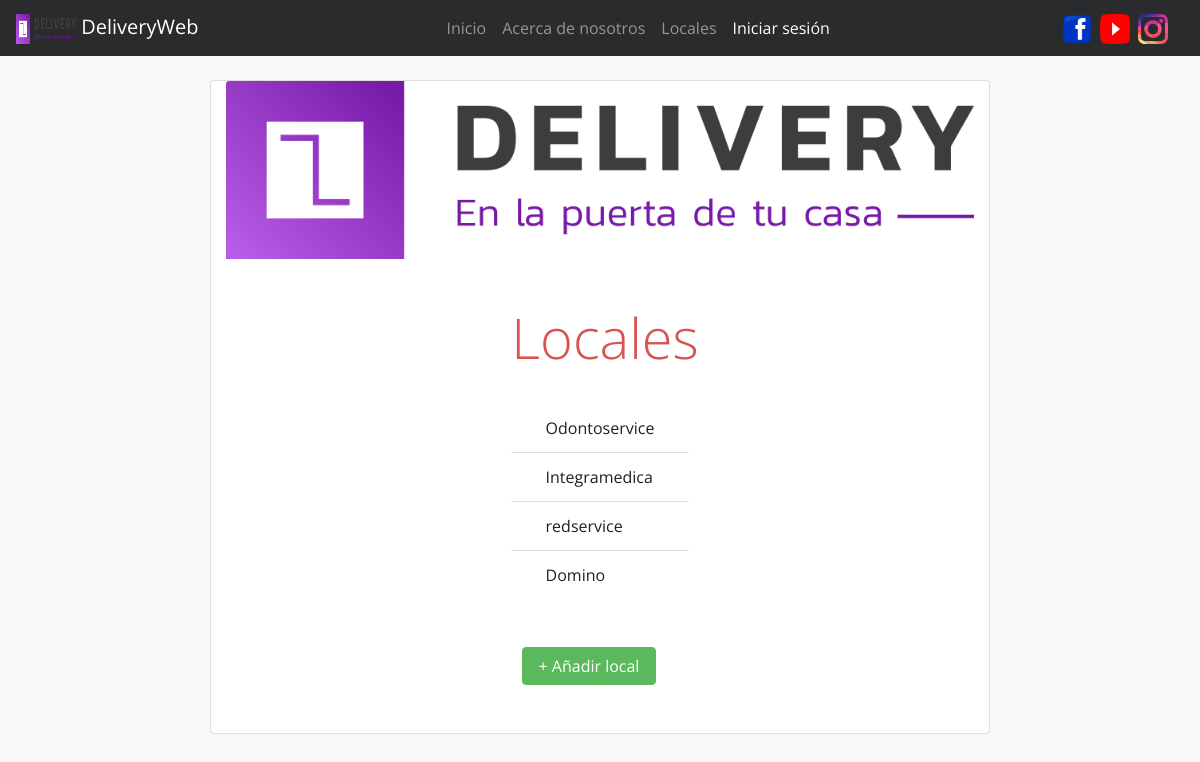
The app's page /usuarios/local/, older data.
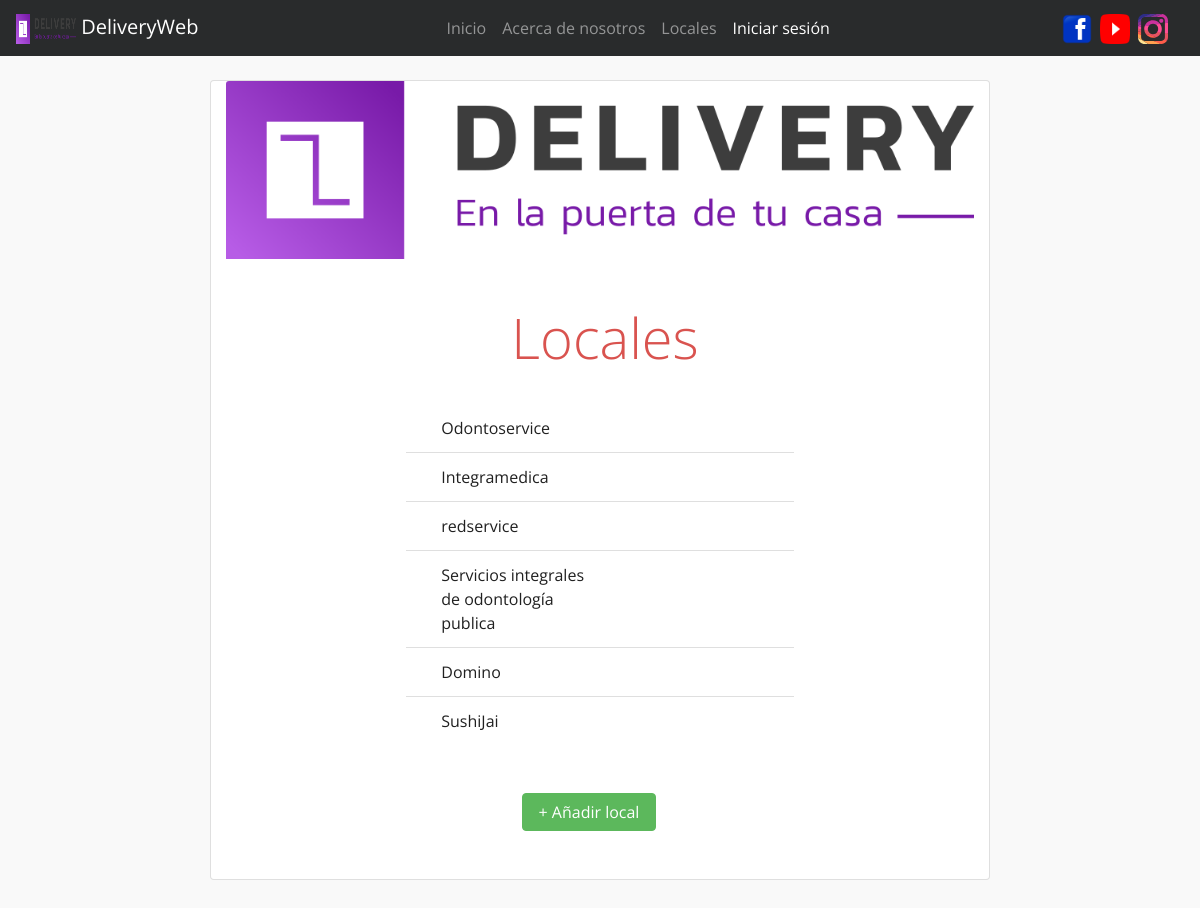
The same page, newer data.
### usuarios/models.py (models this page shows, shortened)
class local(models.Model):
    rut = models.CharField(max_length=12)
    nombre = models.CharField(max_length=200)
    correo = models.EmailField(null=True, blank=True)
    telefono = models.CharField(max_length=9)
    direccion = models.CharField(max_length=200)
    clave = models.CharField(max_length=200)
    confirmarClave = models.CharField(max_length=200)
    tipo = (
        ('1', 'Gastronomica'),
        ('2', 'Salud'),
        ('3', 'Logistica'),
    )
    tipoEmpresa= models.CharField(
        max_length=1,
        choices= tipo,
        blank = True,
        default = 0,
        help_text= 'Tipo de empresa',
    )
    class meta:
        ordering = ['nombre', 'direccion']
    def get_absolute_url(self):
        return reverse('local_detail', args=[str(self.id)])

### usuarios/views.py (the view)
# urls.py: path('local/', views.LocalListView.as_view(), name='locales'),
class LocalListView(generic.ListView):
    model  = local
    paginate_by = 10

### usuarios/templates/usuarios/local_list.html (shortened to what this page needs)
{% extends "Base_generic.html" %}
{% block content %}
{% load static %}
<div class="container py-5 col-12">
{% if local_list %}
<div  class="d-flex justify-content-center pt-3 " >
<div class="card border-primary pb-5 col-8" >
    <img class="card-img-top" src="{% static 'images/LogoHTML.png' %}" alt="">
    <div class="card-body mx-auto pt-5 text-danger">
        <h3 class="card-title display-4 pb-4">Locales</h3>
    </div>
    <div class="row">
    <ul class="list-group list-group-flush mx-auto">
        {% for local in local_list %}
        <li class="list-group-item ">
            <a class="d-flex justify-content-start col-sm-6 col-md-6 col-lg-6" href="{{ local.get_absolute_url }}"> {{local.nombre}}</a>
        </li>
        {% endfor %}
    </ul>
    </div>
    <div class="pt-5 col-7 col-xs-3 col-sm-3 col-md-3 col-lg-3 mx-auto">
        <a href="{% url 'local_create' %}" class="btn btn-success ">+ Añadir local</a>
        </div>
</div>
{% else %}
    <p>No hay locales registrados</p>
{% endif %}
</div>
</div>
{% endblock %}

### usuarios/templates/Base_generic.html (shortened to what this page needs)
<!DOCTYPE html>
<html lang="es">
<head>
    {% load static %}
    <link rel="stylesheet" href=" {% static 'css/bootstrap.min.css' %}">
    <link rel="stylesheet" href=" {% static 'css/owl.carousel.css' %}">
    <link rel="stylesheet" href=" {% static 'css/owl.theme.default.min.css' %}">
    <link rel="stylesheet" href=" {% static 'css/font-awesome.min.css' %}">
    <link rel="stylesheet" href=" {% static 'css/tooplate-style.css' %}">
    <link rel="stylesheet" type="text/css" href="{% static 'css/estilossn.css' %}">
</head>
<body>
    <header>
        <div class="pb-3">
            <nav class="navbar navbar-inverse bg-inverse navbar-toggleable-sm fixed-top">
                <a class="navbar-brand" href="{%url 'index' %}">
                    <img src="{% static 'images/LogoHTML.png' %}" width="60" height="30"
                        class="d-inline-block aling-top" alt="">
                    DeliveryWeb
                </a>
                <div class="collapse navbar-collapse " id="MenuNav">
                    <div class="navbar-nav text-center ml-auto">
                        <a class="nav-item nav-link" href="{% url 'index' %}">Inicio</a>
                        <a class="nav-item nav-link" href="{% url 'sobrenosotros' %}">Acerca de nosotros</a>
                        <a class="nav-item nav-link" href="{% url 'locales' %}">Locales</a>
                        {% if user.is_authenticated %}
                        <a class="nav-item nav-link active" href="{% url 'transportes' %}">Transportes</a>
                        <a class="nav-item nav-link active" href="{% url 'logout' %}">Cerrar sesión</a>
                        {% else %}
                        <a class="nav-item nav-link active" href="{% url 'login' %}">Iniciar sesión</a>
                        {% endif %}
                    </div>
                    <div class="ml-auto d-flex flex-row justify-content-center ">
                        <a class="navbar-brand mr-2" href="https://www.facebook.com/">
                            <img src=" {%  static 'images/facebook.png' %}" width="30" height="30" alt="">
                        </a>
                        <a class="navbar-brand mr-2 " href="https://www.youtube.com/">
                            <img src=" {% static 'images/youtube.png' %}" width="30" height="30" alt="">
                        </a>
                        <a class="navbar-brand" href="http://www.instagram.com/">
                            <img src=" {% static 'images/instagram.svg' %}" width="30" height="30" alt="">
                        </a>
                    </div>
                </div>
            </nav>
        </div>
    </header>
    {% block content %} {% endblock %}

### usuarios/static/css/tooplate-style.css (style rules this page uses)
body { font-family: 'Open Sans', sans-serif; overflow-x: hidden; background: #f9f9f9; }
h1,h2,h3,h4,h5,h6 { font-weight: 300; line-height: normal; }
html { -webkit-font-smoothing: antialiased; }
a { color: #202020; text-decoration: none !important; }
a, input, button, .form-control { -webkit-transition: 0.5s; transition: 0.5s; }

### usuarios/static/css/estilossn.css (style rules this page uses)
h3 { text-align: left; margin-left:10px; }

Row changes from the older to the newer data that the page shows:
added local: nombre "Servicios integrales de odontología publica"
added local: nombre "SushiJai"
